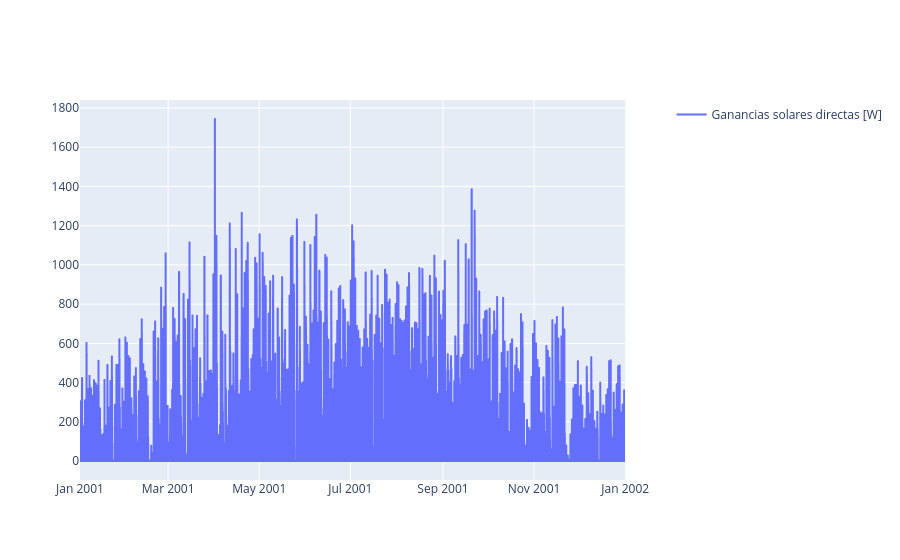

The code cell stored with this chart in its notebook:
### Code cell
zona = pro.component("zona")

sim.plot(
    pro.dates(),
    [zona.variable("solar_direct_gains")],
    names=["Ganancias solares directas [W]"],
    frequency=None,
)

### Figure 1 — Plotly figure (JSON) as saved in the notebook; plotly's stock layout.template omitted (floating-point values rounded to 4 significant figures; data arrays with more than 128 entries replaced by an {"elided": "..."} marker saying what was removed)
{"data": [{"hovertemplate": "date=%{x}<br>Ganancias solares directas [W]=%{y}<extra></extra>", "legendgroup": "", "line": {"dash": "solid"}, "marker": {"symbol": "circle"}, "mode": "lines", "name": "Ganancias solares directas [W]", "showlegend": true, "type": "scattergl", "x": {"elided": "8760 str values"}, "xaxis": "x", "y": {"elided": "8760 float values"}, "yaxis": "y"}], "layout": {"xaxis": {"anchor": "y", "domain": [0, 0.94]}, "yaxis": {"anchor": "x", "domain": [0, 1]}, "yaxis2": {"anchor": "x", "overlaying": "y", "side": "right"}}}
